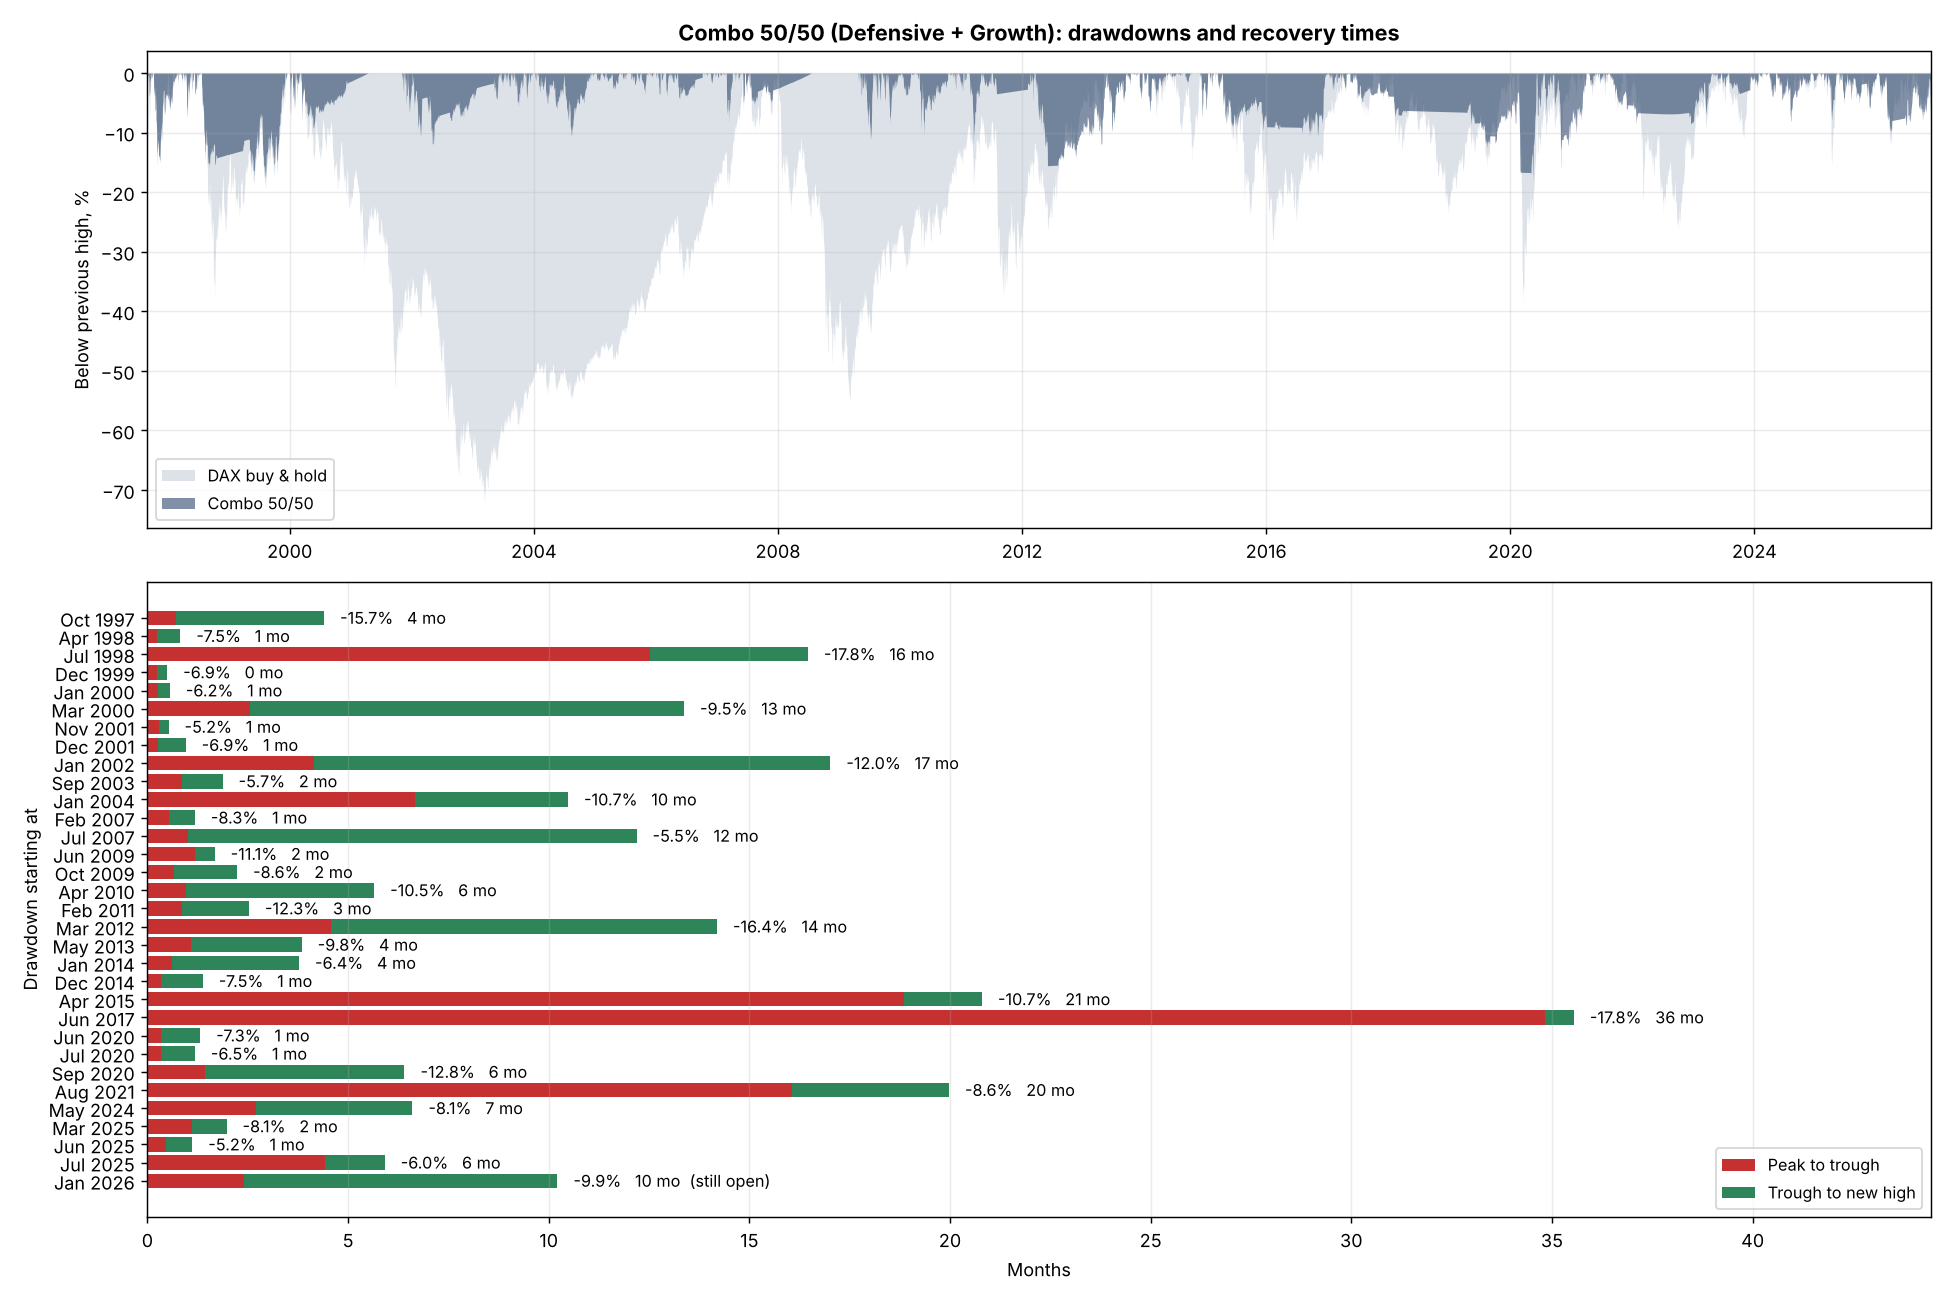

Here is the Python script that generated this plot:
"""
Drawdown and recovery times for the Defensive + Growth combo (DAX + Bund).
An episode runs from a new high (peak) to the low (trough) and back to the
old high (recovery).  Times are in calendar months.
"""
import os

import matplotlib
matplotlib.use("Agg")
import matplotlib.pyplot as plt
import numpy as np
import pandas as pd

import best_combo_search as bc
from combo_portfolio import PICKS
from zew_surprise_strategy import COST, HERE

MIN_DD = 5.0          # list episodes deeper than this (%)


def episodes(r: pd.Series) -> pd.DataFrame:
    c = (1 + r).cumprod()
    peak = c.cummax()
    dd = c / peak - 1
    rows, i, n = [], 0, len(c)
    under = dd.values < 0
    while i < n:
        if not under[i]:
            i += 1
            continue
        j = i
        while j < n and under[j]:
            j += 1
        seg = dd.iloc[i:j]
        p, t = c.index[i - 1] if i else c.index[0], seg.idxmin()
        rec = c.index[j] if j < n else pd.NaT
        end = rec if j < n else c.index[-1]
        mo = lambda a, b: (b - a).days / 30.44
        rows.append({"Peak": p.date(), "Trough": t.date(), "Recovered": rec.date() if j < n else "not yet",
                     "Depth %": seg.min() * 100, "Fall (months)": mo(p, t),
                     "Recovery (months)": mo(t, end), "Total (months)": mo(p, end), "open": j >= n})
        i = j
    return pd.DataFrame(rows)


def summary(r: pd.Series) -> dict:
    e = episodes(r)
    big = e[e["Depth %"] <= -MIN_DD]
    c = (1 + r).cumprod()
    dd = c / c.cummax() - 1
    return {"Max drawdown %": dd.min() * 100,
            f"Episodes deeper than {MIN_DD:.0f}%": len(big),
            "Episodes deeper than 10%": int((e["Depth %"] <= -10).sum()),
            "Median total length (months)": big["Total (months)"].median(),
            "Average total length (months)": big["Total (months)"].mean(),
            "Longest total length (months)": big["Total (months)"].max(),
            "Longest recovery from trough (months)": big["Recovery (months)"].max(),
            "Time below previous high %": (dd < 0).mean() * 100,
            "Time more than 5% below high %": (dd < -0.05).mean() * 100,
            "Time more than 10% below high %": (dd < -0.10).mean() * 100}


def main():
    pd.set_option("display.width", 220); pd.set_option("display.float_format", "{:.1f}".format)
    D = bc.build()
    idx, rd, rb, rf = D["idx"], D["rd"], D["rb"], D["rf"]
    R, w = {}, {}
    for name, (z, m, op, sc, f, g, b) in PICKS.items():
        R[name], *w[name] = bc.simulate(D, bc.dax_decision(D, z, m, op, sc, f, g), D["B"][b])
    wd, wb = (w["Defensive"][0] + w["Growth"][0]) / 2, (w["Defensive"][1] + w["Growth"][1]) / 2
    hd, hb = np.roll(wd, 1), np.roll(wb, 1); hd[0] = hb[0] = 0
    turn = np.abs(np.diff(wd, prepend=0)) + np.abs(np.diff(wb, prepend=0))
    R["Combo 50/50"] = hd * rd + hb * rb + (1 - hd - hb) * rf - turn * COST
    R["DAX buy & hold"], R["60/40 DAX/Bund"] = rd, 0.6 * rd + 0.4 * rb
    R = pd.DataFrame(R, index=idx)[["Combo 50/50", "Defensive", "Growth", "DAX buy & hold", "60/40 DAX/Bund"]]

    print(f"Period {idx[0].date()} -> {idx[-1].date()}")
    print("\n== SUMMARY =="); print(pd.DataFrame({k: summary(R[k]) for k in R}).to_string())
    e = episodes(R["Combo 50/50"])
    big = e[e["Depth %"] <= -MIN_DD].sort_values("Peak").drop(columns="open").reset_index(drop=True)
    print(f"\n== COMBO 50/50: every drawdown deeper than {MIN_DD:.0f}% =="); print(big.to_string())
    for k in ["Defensive", "Growth", "DAX buy & hold"]:
        t = episodes(R[k]); t = t[t["Depth %"] <= -10].drop(columns="open").reset_index(drop=True)
        print(f"\n== {k}: drawdowns deeper than 10% =="); print(t.to_string())

    fig, ax = plt.subplots(2, 1, figsize=(15, 10), gridspec_kw={"height_ratios": [1.5, 2]})
    c = (1 + R).cumprod()
    for k, col, lw in [("DAX buy & hold", "#a0aec0", 1.0), ("Combo 50/50", "#1a365d", 1.8)]:
        ax[0].fill_between(idx, (c[k] / c[k].cummax() - 1) * 100, 0, color=col, alpha=.55 if lw > 1 else .35, lw=0, label=k)
    ax[0].set_ylabel("Below previous high, %"); ax[0].set_xlim(idx[0], idx[-1])
    ax[0].set_title("Combo 50/50 (Defensive + Growth): drawdowns and recovery times", fontweight="bold")
    ax[0].legend(loc="lower left", fontsize=9); ax[0].grid(alpha=.25)
    b = e[e["Depth %"] <= -MIN_DD].sort_values("Peak").reset_index(drop=True)
    y = np.arange(len(b))[::-1]
    ax[1].barh(y, b["Fall (months)"], color="#c53030", label="Peak to trough")
    ax[1].barh(y, b["Recovery (months)"], left=b["Fall (months)"], color="#2f855a", label="Trough to new high")
    for yi, row in zip(y, b.itertuples()):
        ax[1].text(row._7 + 0.4, yi, f"{row._4:.1f}%   {row._7:.0f} mo" + ("  (still open)" if row.open else ""),
                   va="center", fontsize=9)
    ax[1].set_yticks(y); ax[1].set_yticklabels([f"{p:%b %Y}" for p in pd.to_datetime(b["Peak"])])
    ax[1].set_xlabel("Months"); ax[1].set_ylabel("Drawdown starting at"); ax[1].set_xlim(0, b["Total (months)"].max() * 1.25)
    ax[1].legend(loc="lower right", fontsize=9); ax[1].grid(alpha=.25, axis="x")
    fig.tight_layout()
    fig.savefig(os.path.join(HERE, "recovery_times.png"), dpi=130, facecolor="white")
    print("\nChart -> recovery_times.png")


if __name__ == "__main__":
    main()
